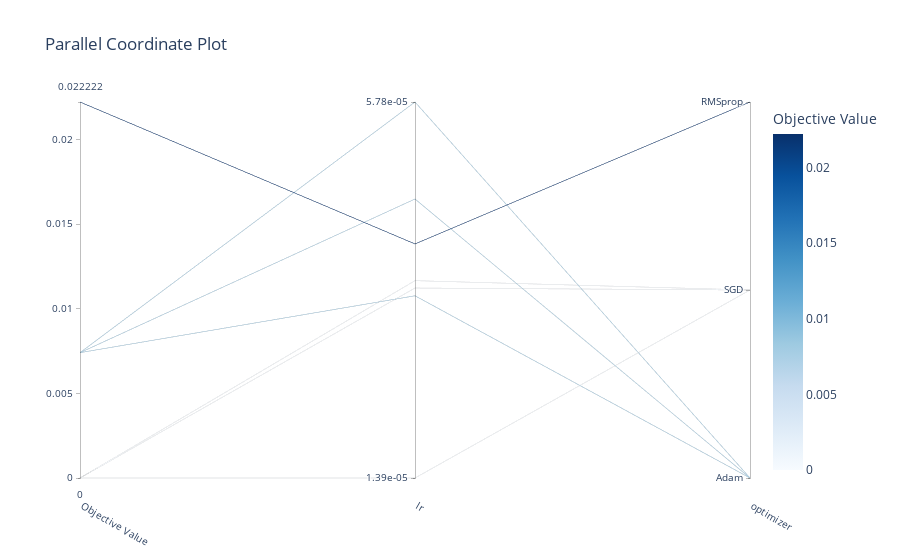

Notebook code cell kept with this figure:
### Code cell
optuna.visualization.plot_parallel_coordinate(study)

### Figure 1 — Plotly figure (JSON) as saved in the notebook; plotly's stock layout.template omitted (floating-point values rounded to 4 significant figures)
{"data": [{"dimensions": [{"label": "Objective Value", "range": [0, 0.02222], "values": [0.007407, 0, 0, 0.02222, 0, 0.007407, 0.007407]}, {"label": "lr", "range": [-4.856, -4.238], "ticktext": ["1.39e-05", "5.78e-05"], "tickvals": [-4.856, -4.238], "values": [-4.556, -4.856, -4.531, -4.471, -4.543, -4.238, -4.397]}, {"label": "optimizer", "range": [0, 2], "ticktext": ["Adam", "SGD", "RMSprop"], "tickvals": [0, 1, 2], "values": [0, 1, 1, 2, 1, 0, 0]}], "labelangle": 30, "labelside": "bottom", "line": {"color": [0.007407, 0, 0, 0.02222, 0, 0.007407, 0.007407], "colorbar": {"title": {"text": "Objective Value"}}, "colorscale": [[0, "rgb(247,251,255)"], [0.125, "rgb(222,235,247)"], [0.25, "rgb(198,219,239)"], [0.375, "rgb(158,202,225)"], [0.5, "rgb(107,174,214)"], [0.625, "rgb(66,146,198)"], [0.75, "rgb(33,113,181)"], [0.875, "rgb(8,81,156)"], [1, "rgb(8,48,107)"]], "reversescale": false, "showscale": true}, "type": "parcoords"}], "layout": {"title": {"text": "Parallel Coordinate Plot"}}}
